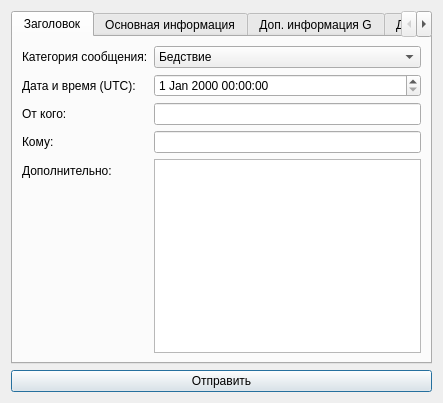
<?xml version="1.0" encoding="UTF-8"?>
<ui version="4.0">
 <class>SitrepForm</class>
 <widget class="QDialog" name="SitrepForm">
  <property name="windowTitle">
   <string>SITREP</string>
  </property>
  <layout class="QVBoxLayout" name="mainLayout">
   <item>
    <widget class="QTabWidget" name="tabWidget">
     <widget class="QWidget" name="tabHeader">
      <attribute name="title">
       <string>Заголовок</string>
      </attribute>
      <layout class="QFormLayout">
       <item row="0" column="0">
        <widget class="QLabel">
         <property name="text">
          <string>Категория сообщения:</string>
         </property>
        </widget>
       </item>
       <item row="0" column="1">
        <widget class="QComboBox" name="comboCategory">
         <item>
          <property name="text">
           <string>Бедствие</string>
          </property>
         </item>
         <item>
          <property name="text">
           <string>Тренировка</string>
          </property>
         </item>
        </widget>
       </item>
       <item row="1" column="0">
        <widget class="QLabel">
         <property name="text">
          <string>Дата и время (UTC):</string>
         </property>
        </widget>
       </item>
       <item row="1" column="1">
        <widget class="QDateTimeEdit" name="dateTimeUtc"/>
       </item>
       <item row="2" column="0">
        <widget class="QLabel">
         <property name="text">
          <string>От кого:</string>
         </property>
        </widget>
       </item>
       <item row="2" column="1">
        <widget class="QLineEdit" name="editFrom"/>
       </item>
       <item row="3" column="0">
        <widget class="QLabel">
         <property name="text">
          <string>Кому:</string>
         </property>
        </widget>
       </item>
       <item row="3" column="1">
        <widget class="QLineEdit" name="editTo"/>
       </item>
       <item row="4" column="0">
        <widget class="QLabel">
         <property name="text">
          <string>Дополнительно:</string>
         </property>
        </widget>
       </item>
       <item row="4" column="1">
        <widget class="QTextEdit" name="textAdditional"/>
       </item>
      </layout>
     </widget>
     <widget class="QWidget" name="tabMainInfo">
      <attribute name="title">
       <string>Основная информация</string>
      </attribute>
      <layout class="QFormLayout">
       <item row="0" column="0">
        <widget class="QLabel">
         <property name="text">
          <string>Объект аварии:</string>
         </property>
        </widget>
       </item>
       <item row="0" column="1">
        <widget class="QLineEdit" name="editObject"/>
       </item>
       <item row="1" column="0">
        <widget class="QLabel">
         <property name="text">
          <string>Местоположение:</string>
         </property>
        </widget>
       </item>
       <item row="1" column="1">
        <widget class="QLineEdit" name="editLocation"/>
       </item>
       <item row="2" column="0">
        <widget class="QLabel">
         <property name="text">
          <string>Координаты (широта):</string>
         </property>
        </widget>
       </item>
       <item row="2" column="1">
        <widget class="QLineEdit" name="editLat"/>
       </item>
       <item row="3" column="0">
        <widget class="QLabel">
         <property name="text">
          <string>Координаты (долгота):</string>
         </property>
        </widget>
       </item>
       <item row="3" column="1">
        <widget class="QLineEdit" name="editLon"/>
       </item>
       <item row="4" column="0">
        <widget class="QLabel">
         <property name="text">
          <string>Ситуация:</string>
         </property>
        </widget>
       </item>
       <item row="4" column="1">
        <widget class="QTextEdit" name="textSituation"/>
       </item>
      </layout>
     </widget>
     <widget class="QWidget" name="tabInfoG">
      <attribute name="title">
       <string>Доп. информация G</string>
      </attribute>
      <layout class="QFormLayout">
       <item row="0" column="0">
        <widget class="QLabel">
         <property name="text">
          <string>Размер (Д×Ш×Осадка):</string>
         </property>
        </widget>
       </item>
       <item row="0" column="1">
        <widget class="QLineEdit" name="editSize"/>
       </item>
       <item row="1" column="0">
        <widget class="QLabel">
         <property name="text">
          <string>MMSI/IMO:</string>
         </property>
        </widget>
       </item>
       <item row="1" column="1">
        <widget class="QLineEdit" name="editMMSI"/>
       </item>
      </layout>
     </widget>
     <widget class="QWidget" name="tabInfoHJ">
      <attribute name="title">
       <string>Доп. информация H,J</string>
      </attribute>
      <layout class="QFormLayout">
       <item row="0" column="0">
        <widget class="QLabel">
         <property name="text">
          <string>Погода (ветер, течение):</string>
         </property>
        </widget>
       </item>
       <item row="0" column="1">
        <widget class="QTextEdit" name="textWeather"/>
       </item>
      </layout>
     </widget>
     <widget class="QWidget" name="tabInfoKLMN">
      <attribute name="title">
       <string>K,L,M,N</string>
      </attribute>
      <layout class="QFormLayout">
       <item row="0" column="0">
        <widget class="QLabel">
         <property name="text">
          <string>Район поиска (K):</string>
         </property>
        </widget>
       </item>
       <item row="0" column="1">
        <widget class="QTextEdit" name="textSearchArea"/>
       </item>
      </layout>
     </widget>
    </widget>
   </item>
   <item>
    <widget class="QPushButton" name="buttonSend">
     <property name="text">
      <string>Отправить</string>
     </property>
    </widget>
   </item>
  </layout>
 </widget>
 <resources/>
 <connections/>
</ui>
